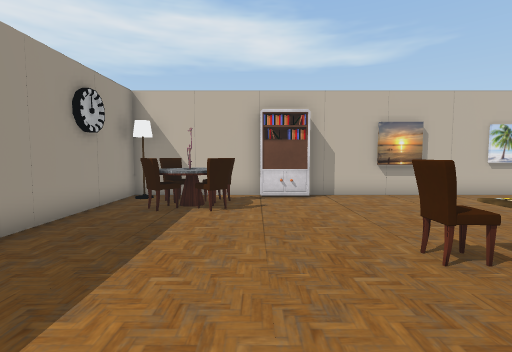
View 1 (above)

13 first-person views from a walk through a scene from a Unity 3-D project. The camera is 1.5 m above the floor, tilts 4° down and sees 85° across. The floor is counted in squares, 1 m on a side. Each view is taken from the middle of a square. On the plan, view 1 faces up. The plan holds only what a view shows up to about 14 squares ahead; the rest is blank. The place goes on beyond the plan. The player is left out. Some surface patterns are stand-ins.

View 2
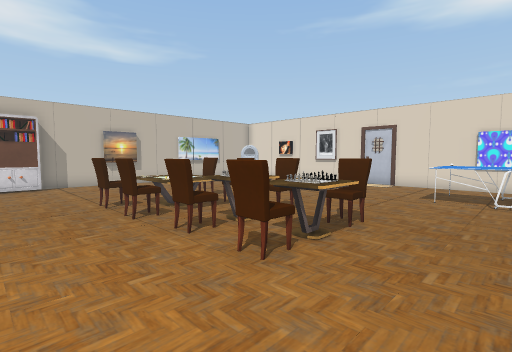

View 3
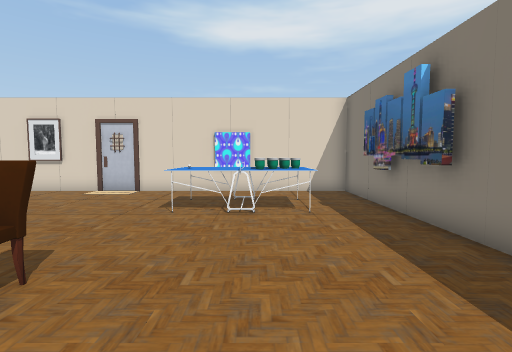

View 4
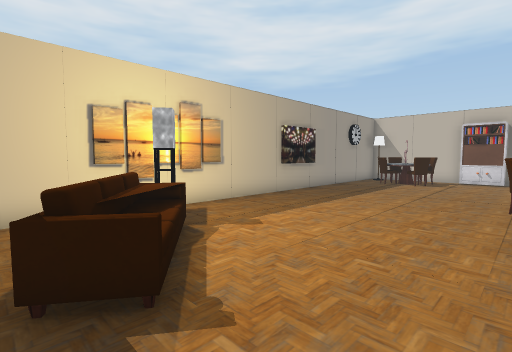

View 5
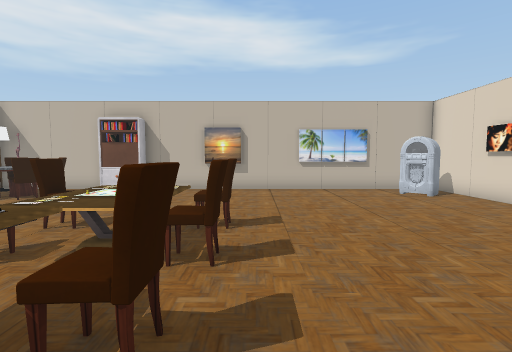

View 6
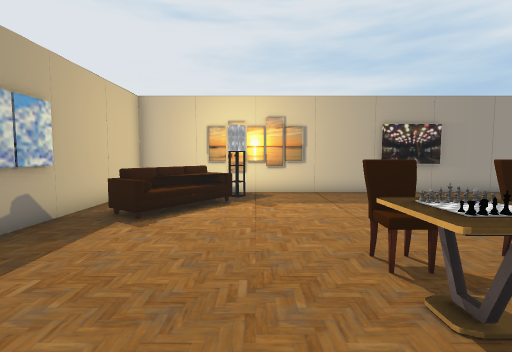

View 7
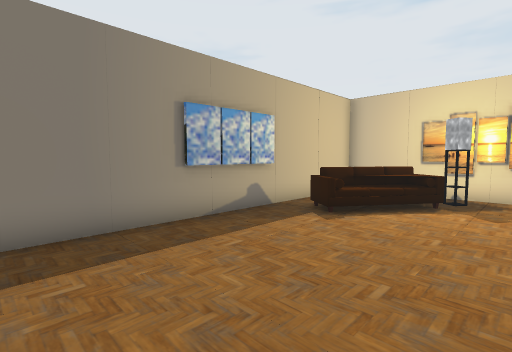

View 8
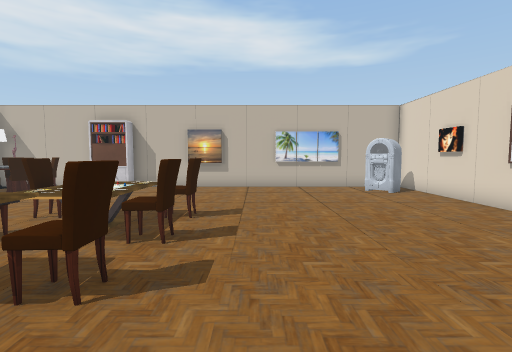

View 9
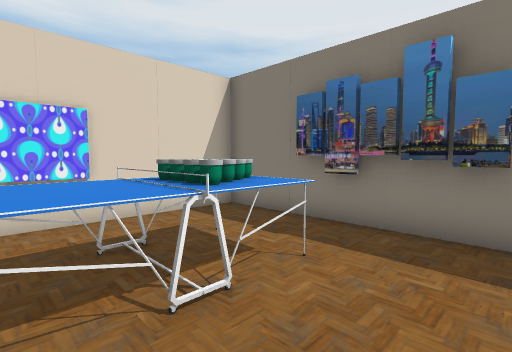

View 10
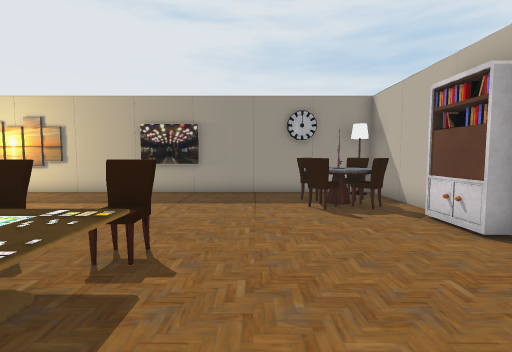

View 11
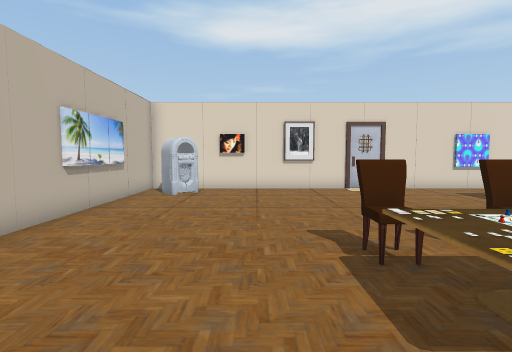

View 12
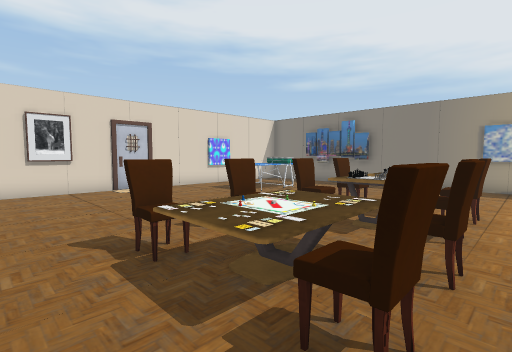

View 13
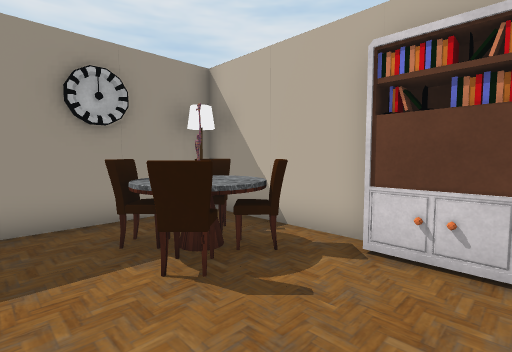

### Floor plan
Points are (right, up) in squares from view 1. A wall is a line through its corners. A room is listed if a view was taken in it or the views show most of it. See-through windows are left out.
Room 1 (views 1, 2, 3, 4, 5, 6, 7, 8, 9, 10, 11, 12, 13)
walls: (3.5, -8.9) (15, -8.9) (15, 10.8) (1.9, 10.8); (8.2, -8.5) (12.1, -8.5); (0.3, 10.8) (-4.7, 10.8) (-4.7, -8.9) (1.6, -8.9)
objects: pole (-4, 10); sofa (-3, -8) to (0, -5); chair (-3, 8); chair (-3, 9) to (-3, 10); other object (-2, 9); chair (-1, 8); chair (-1, 9) to (-1, 10); bookshelf (1, 10) to (2, 10); chair (3, -2) to (4, -2); chair (3, 0) to (4, 0); chair (3, 2); chair (3, 4); table (4, 2) to (5, 4); table (5, -2); table (5, 0); chair (6, -2); chair (6, 0); chair (6, 2); chair (6, 4); table (11, -6) to (12, -3); other object (13, 9) to (14, 10)

Positions as (right, up) in squares from view 1, and headings:
1: (0, 0), facing up
2: (0, -5), facing up-right
3: (3, -5), facing right
4: (3, -8), facing up-left
5: (7, -2), facing up
6: (7, -4), facing left
7: (7, -3), facing down-left
8: (8, -3), facing up
9: (8, -3), facing down-right
10: (7, 6), facing left
11: (2, 6), facing right
12: (2, 6), facing down-right
13: (2, 6), facing up-left
